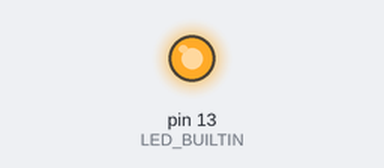
This sketch was run on a simulated Arduino Uno, built with avr-gcc and run on an emulated ATmega328P. On the bench: output pins drawn as LEDs (lit = HIGH).

Above: at 1.0 s.
At 2.5 s:
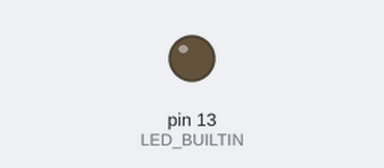
Timing chart, 0 to 10.3 s (numbered marks = the images above):
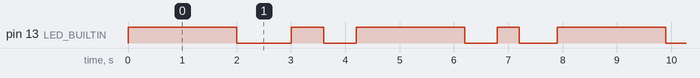

Measured:
- by itself, pin 13 (LED_BUILTIN): repeats every 7.9 s: LOW 1.0 s, HIGH 0.60 s, LOW 0.60 s, HIGH 2.0 s, LOW 0.60 s, HIGH 0.40 s, LOW 0.70 s, HIGH 2.0 s
- by itself, everything shown: repeats every 7.9 s, in 8 steps

The sketch:

testboard.ino
```cpp
void setup() {
 pinMode(LED_BUILTIN, OUTPUT);
}

void loop() {
  digitalWrite(LED_BUILTIN, HIGH);
  delay(2000);
  digitalWrite(LED_BUILTIN, LOW);
  delay(1000);
  digitalWrite(LED_BUILTIN, HIGH);
  delay(600);
  digitalWrite(LED_BUILTIN, LOW);
  delay(600);
  digitalWrite(LED_BUILTIN, HIGH);
  delay(2000);
  digitalWrite(LED_BUILTIN, LOW);
  delay(600);
  digitalWrite(LED_BUILTIN, HIGH);
  delay(400);
  digitalWrite(LED_BUILTIN, LOW);
  delay(700);
}
```
